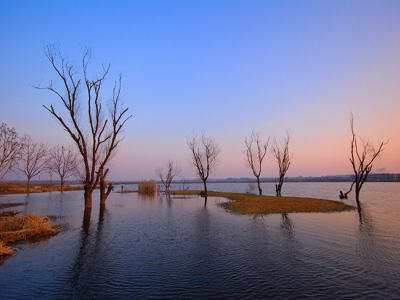
#> input picture opencvStudy/img/test.jpg, 400 x 300 px, found by its file name
$ python laplacianTest.py   (older library calls are emulated)
#> lines starting #> are read from the running program, lines starting #| are printed output that depends on the picture
import cv2


#Laplacian算子
#图像中的边缘区域，像素值会发生“跳跃”，
# 对这些像素求导，在其一阶导数在边缘位置为极值，
# 这就是Sobel算子使用的原理——极值处就是边缘。
#Laplace函数实现的方法是先用Sobel 算子计算二阶x和y导数，再求和

import cv2
import numpy as np

img = cv2.imread("img\\test.jpg", 0)
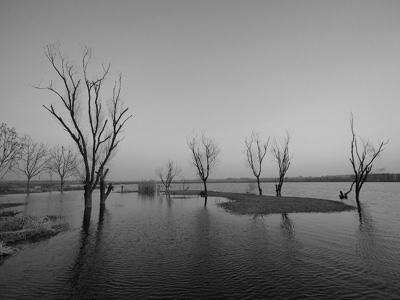
#> img: shape (300, 400); min 0, max 231, mean 124.3
#img = cv2.medianBlur(img, 7)

gray_lap = cv2.Laplacian(img, cv2.CV_16S, ksize=3)
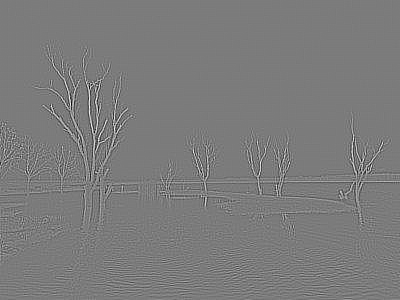
#> gray_lap: shape (300, 400) int16; min -1088, max 1154, mean 0.1; drawn with min black and max white
dst = cv2.convertScaleAbs(gray_lap)
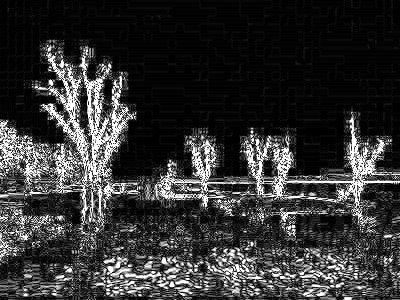
#> dst: shape (300, 400); min 0, max 255, mean 51.7

cv2.imshow('laplacian', dst)
cv2.waitKey(0)
cv2.destroyAllWindows()
